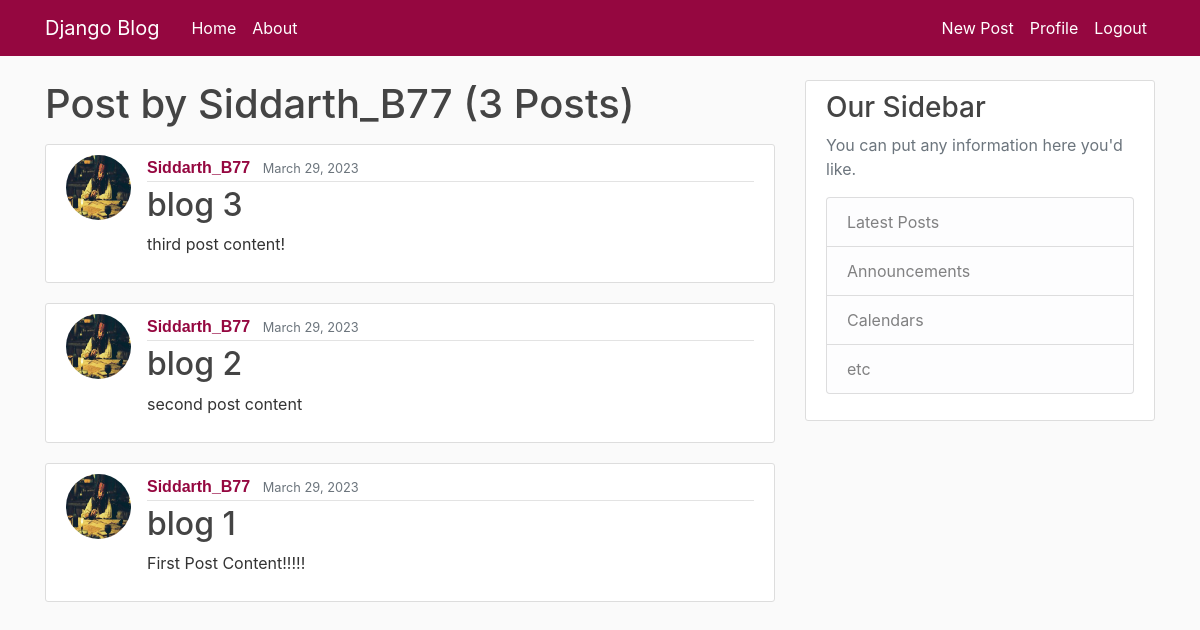
Page /user/Siddarth_B77 (signed in) on the committed database.
### blog/models.py (models this page shows, shortened)
class Post(models.Model):
	title = models.CharField(max_length=100)
	content= models.TextField()
	date_posted = models.DateTimeField(default=timezone.now)
	author=models.ForeignKey(User,on_delete=models.CASCADE)

### users/models.py (models this page shows, shortened)
class Profile(models.Model):
    user = models.OneToOneField(User, on_delete=models.CASCADE) # Delete profile when user is deleted
    image=models.ImageField(default='default.jpg',upload_to='profile_pics')

### blog/views.py (the view)
# urls.py: path('user/<str:username>',UserPostListView.as_view(),name='user-posts'),
class UserPostListView(ListView):
    model = Post
    template_name = 'blog/user_post.html'  # <app>/<model>_<viewtype>.html
    context_object_name = 'posts'
    paginate_by = 5
    def get_queryset(self):
        user = get_object_or_404(User, username=self.kwargs.get('username'))
        return Post.objects.filter(author=user).order_by('-date_posted')

### blog/templates/blog/user_post.html (shortened to what this page needs)
{% extends "blog/base.html" %}
{% block content %}
    <h1 class="mb-3" >Post by {{ view.kwargs.username }} ({{ page_obj.paginator.count }} Posts)</h1>
    {% for post in posts %}
        <article class="media content-section">
            <img class ="rounded-circle article-img" src="{{ post.author.profile.image.url }}">
            <div class="media-body">
            <div class="article-metadata">
                <a class="mr-2" href="{% url 'user-posts' post.author.username %}">{{ post.author }}</a>
                <small class="text-muted">{{ post.date_posted|date:"F d, Y" }}</small>
            </div>
            <h2><a class="article-title" href="{% url 'post-detail' post.id %}">{{ post.title }}</a></h2>
            <p class="article-content">{{ post.content }}</p>
            </div>
        </article>
    {% endfor %}
{% endblock content %}

### blog/static/blog/main.css (style rules this page uses)
body { background: #fafafa; color: #333333; margin-top: 5rem; }
h1, h2, h3, h4, h5, h6 { color: #444444; }
.content-section { background: #ffffff; padding: 10px 20px; border: 1px solid #dddddd; border-radius: 3px; margin-bottom: 20px; }
.article-title { color: #444444; }
.article-content { white-space: pre-line; }
.article-img { height: 65px; width: 65px; margin-right: 16px; }
.article-metadata { padding-bottom: 1px; margin-bottom: 4px; border-bottom: 1px solid #e3e3e3 }
a { color: #950740; }
.mr-2 { font-weight: 900; font-family: Arial, Helvetica, sans-serif; }

### rows in the picture
Post: author.profile.image (picture), author "Siddarth_B77", date_posted "March 29, 2023", title "blog 3", content "third post content!"
Post: author.profile.image (picture), author "Siddarth_B77", date_posted "March 29, 2023", title "blog 2", content "second post content"
Post: author.profile.image (picture), author "Siddarth_B77", date_posted "March 29, 2023", title "blog 1", content "First Post Content!!!!!"

### other values in the picture
{{ view.kwargs.username }} "Siddarth_B77"
{{ page_obj.paginator.count }} "3"
